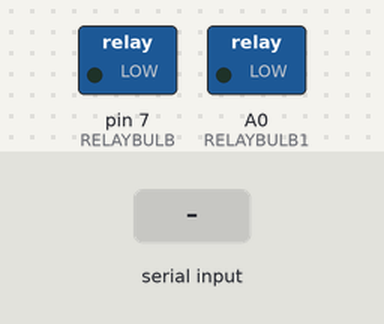
Recording of a sketch running on a simulated Arduino Uno, built with avr-gcc and run on an emulated ATmega328P. On the bench: switched loads named in the sketch (green lamp = pin HIGH). The inputs (shaded band) are chosen by the test bench.

Above: at 1.2 s.
1.3 s: "c" received over Serial
At 2.5 s:
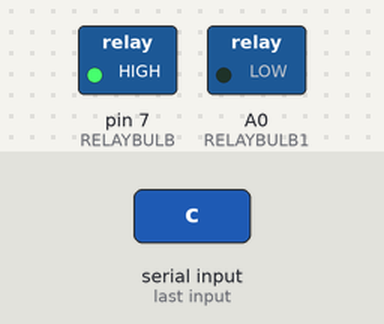
2.8 s: "d" received over Serial
At 3.7 s:
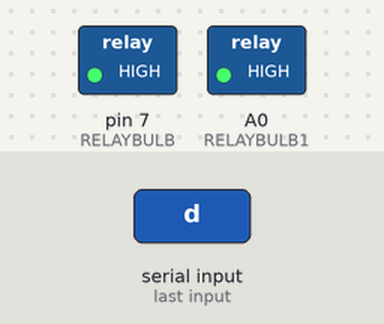
Timing chart, 0 to 5.8 s (numbered marks = the images above; inputs shaded):
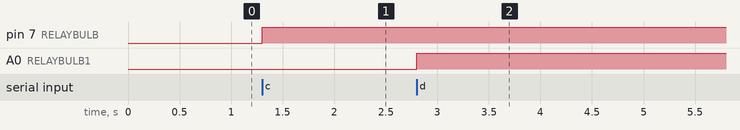

Measured:
- after the input at 1.3 s, pin 7 (RELAYBULB): LOW → HIGH at once
- after the input at 2.8 s, A0 (RELAYBULB1): LOW → HIGH at once

The sketch:

due2.ino
```cpp
#define RELAYBULB 7
#define RELAYBULB1 A0
void setup() {
  // put your setup code here, to run once:
pinMode(7,OUTPUT);
Serial.begin(9600);
}

void loop() {
  // put your main code here, to run repeatedly:
  if(Serial.available()){
  char re=Serial.read();
  if(re=='c' || re=='d'){
    digitalWrite(RELAYBULB, HIGH);
    if(re=='c'){
      analogWrite(RELAYBULB1, 0);
    }
    else{
      analogWrite(RELAYBULB1, 255);
    }
  }
  if(re=='b'){
    digitalWrite(RELAYBULB, LOW);
    analogWrite(RELAYBULB1, 0);

  }
}
}
```
